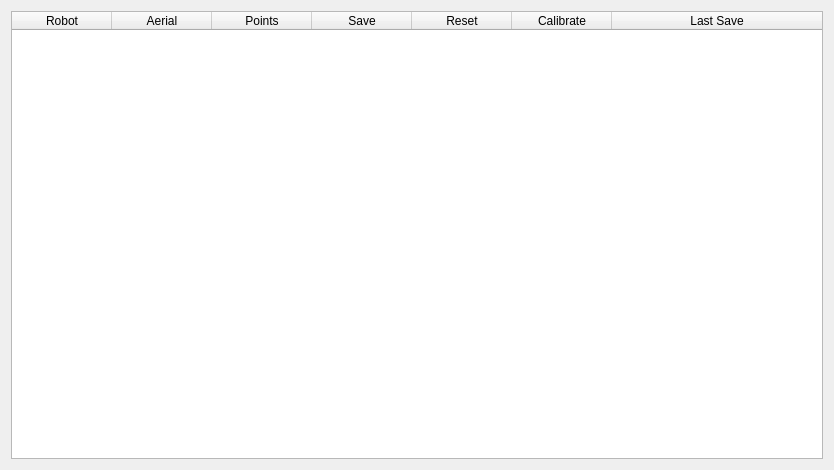
<?xml version="1.0" encoding="UTF-8"?>
<ui version="4.0">
 <class>calibration_form</class>
 <widget class="QWidget" name="calibration_form">
  <property name="geometry">
   <rect>
    <x>0</x>
    <y>0</y>
    <width>834</width>
    <height>470</height>
   </rect>
  </property>
  <property name="sizePolicy">
   <sizepolicy hsizetype="Expanding" vsizetype="Expanding">
    <horstretch>1</horstretch>
    <verstretch>1</verstretch>
   </sizepolicy>
  </property>
  <property name="windowTitle">
   <string>Robot Calibration</string>
  </property>
  <layout class="QVBoxLayout" name="verticalLayout" stretch="0">
   <item>
    <layout class="QVBoxLayout" name="outer_layout">
     <item>
      <widget class="QTableWidget" name="robot_table">
       <property name="alternatingRowColors">
        <bool>true</bool>
       </property>
       <property name="selectionMode">
        <enum>QAbstractItemView::NoSelection</enum>
       </property>
       <attribute name="horizontalHeaderDefaultSectionSize">
        <number>100</number>
       </attribute>
       <attribute name="horizontalHeaderMinimumSectionSize">
        <number>40</number>
       </attribute>
       <attribute name="horizontalHeaderStretchLastSection">
        <bool>true</bool>
       </attribute>
       <column>
        <property name="text">
         <string>Robot</string>
        </property>
       </column>
       <column>
        <property name="text">
         <string>Aerial</string>
        </property>
       </column>
       <column>
        <property name="text">
         <string>Points</string>
        </property>
       </column>
       <column>
        <property name="text">
         <string>Save</string>
        </property>
       </column>
       <column>
        <property name="text">
         <string>Reset</string>
        </property>
       </column>
       <column>
        <property name="text">
         <string>Calibrate</string>
        </property>
       </column>
       <column>
        <property name="text">
         <string>Last Save</string>
        </property>
       </column>
      </widget>
     </item>
    </layout>
   </item>
  </layout>
 </widget>
 <resources/>
 <connections/>
</ui>
